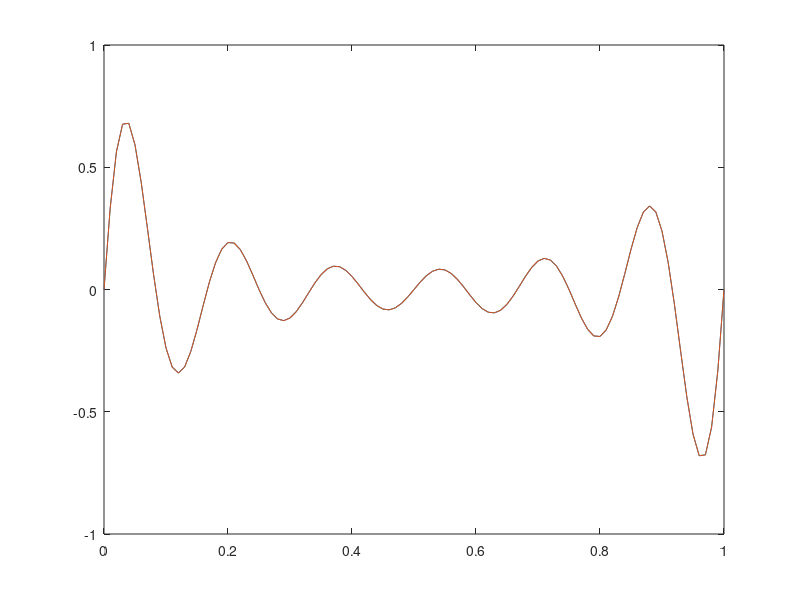
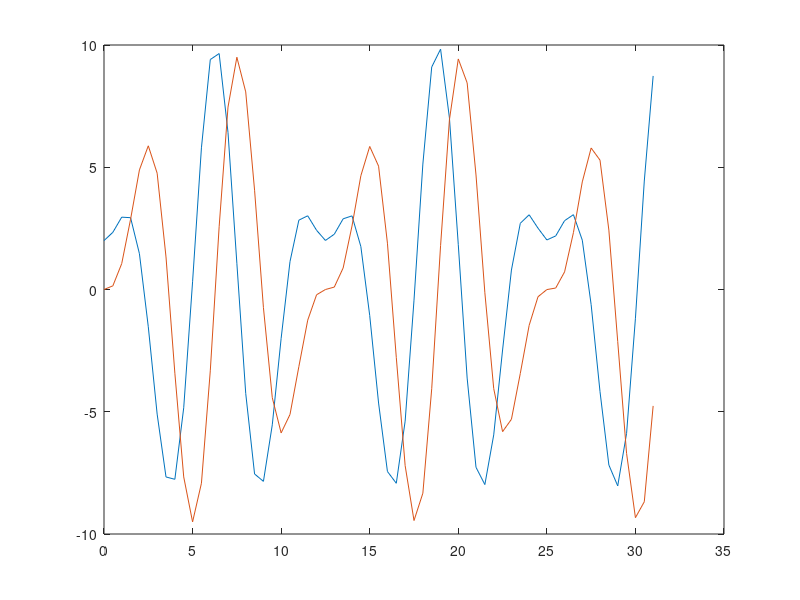
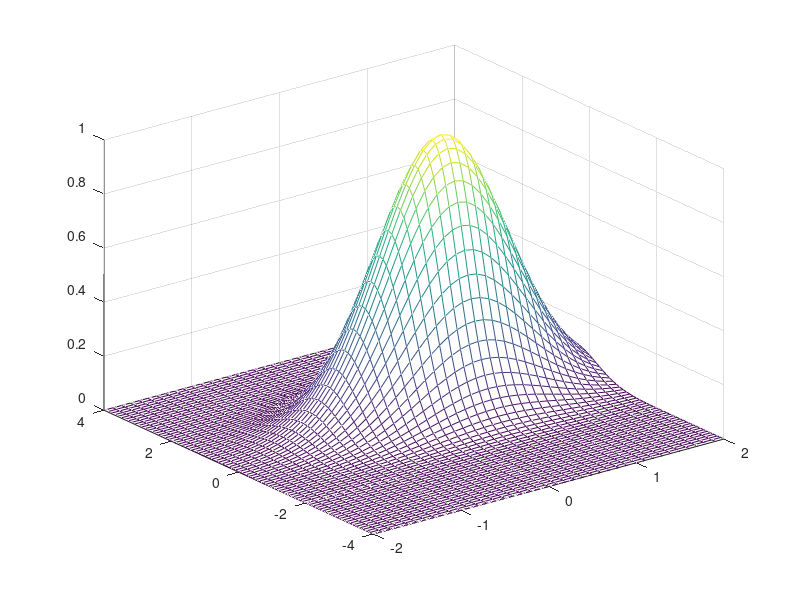

MATLAB code for these plots, in order:
%  I
clear
a = [1 2 13;4 5 6;7 8 9];
b = [4 8 12;-1 0 5;2 3 8];
[m,n]=size(a)
t = b'
c=a*b
d=a.*b
e=a.^2
size(a)
length(a)
m = mean(a)
m1 = mean(a,2)
g=geomean(a)
s=sum(a)
s1=sum(a,2)
p=prod(a)
p1=prod(a,2)
max(a)
min(a)
diag(a)
m>2
a>b
inv(a)
det(a)
f=abs(b)
b=[16 15 24]'
x=a\b
triu(a)
tril(a)
m = [2 3 5; 7 11 13; 17 19 23]
m(2,1)
m(:,1)
m(2,:)
m(2,1:2)
m(2,2:end)
m(2:3,2:3)
eye(8)
eye(5,7)
M=magic(4)
sum(M)
sum(M,2)
sum(diag(M))
sum(diag(fliplr(M)))

% II
clear
p=[2 -5 0 8];
polyval(p,2)
p1=[1 -1 -17 21];
roots(p1)


% III
%1
f=@(x) exp(10*x.*(x-1)).*sin(12*pi*x);
x=0:0.01:1;
figure;
plot(x,f(x))
hold on
g=@(x) exp(5*x.^2-1).*sqrt(3*cos(12*pi*x));
plot(x,f(x))


%2
clear
a=2;
b=4;
x=@(t) (a+b)*cos(t) - b*cos((a/b + 1)*t);
y=@(t) (a+b)*sin(t) - b*sin((a/b + 1)*t);
t=0:0.5:10*pi;
figure;
plot(t,x(t),t,y(t))


%3
clear
f1=@(x) cos(x);
f2=@(x) sin(x);
f3=@(x) cos(2*x);
x=0:0.1:2*pi;
%plot(x,f1(x),x,f2(x),x,f3(x))

%4
x1=0:2:50;
x2=1:2:49;
y1=x1/2;
y2=3*x2+1;
y=zeros(1,51);
y(1:2:51)=y1;
y(2:2:50)=y2;
figure;
plot(0:50,y);

%5
clear
r=2;
for i = 1:5
    r=1+1/r;
end

%6

g=@(x,y) exp(-((x-1/2).^2 + (y-1/2).^2));
x=-2:.2:2;
y=-4:.4:4;
[X,Y]=meshgrid(-2:0.1:2,-4:0.1:4);
Z = g(X,Y);
mesh(X,Y,Z)